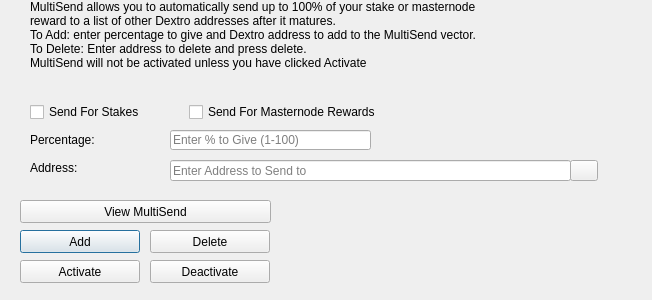
<?xml version="1.0" encoding="UTF-8"?>
<ui version="4.0">
 <class>MultiSendDialog</class>
 <widget class="QDialog" name="MultiSendDialog">
  <property name="windowModality">
   <enum>Qt::NonModal</enum>
  </property>
  <property name="geometry">
   <rect>
    <x>0</x>
    <y>0</y>
    <width>652</width>
    <height>300</height>
   </rect>
  </property>
  <property name="windowTitle">
   <string>MultiSend</string>
  </property>
  <widget class="QLineEdit" name="multiSendPercentEdit">
   <property name="geometry">
    <rect>
     <x>170</x>
     <y>130</y>
     <width>201</width>
     <height>20</height>
    </rect>
   </property>
   <property name="toolTip">
    <string>Enter whole numbers 1 - 100</string>
   </property>
   <property name="placeholderText">
    <string>Enter % to Give (1-100)</string>
   </property>
  </widget>
  <widget class="QLineEdit" name="multiSendAddressEdit">
   <property name="geometry">
    <rect>
     <x>170</x>
     <y>160</y>
     <width>401</width>
     <height>21</height>
    </rect>
   </property>
   <property name="toolTip">
    <string/>
   </property>
   <property name="placeholderText">
    <string>Enter Address to Send to</string>
   </property>
  </widget>
  <widget class="QLabel" name="label_2">
   <property name="geometry">
    <rect>
     <x>30</x>
     <y>0</y>
     <width>451</width>
     <height>121</height>
    </rect>
   </property>
   <property name="lineWidth">
    <number>1</number>
   </property>
   <property name="text">
    <string>MultiSend allows you to automatically send up to 100% of your stake or masternode reward to a list of other Dextro addresses after it matures.
To Add: enter percentage to give and Dextro address to add to the MultiSend vector.
To Delete: Enter address to delete and press delete.
MultiSend will not be activated unless you have clicked Activate</string>
   </property>
   <property name="alignment">
    <set>Qt::AlignLeading|Qt::AlignLeft|Qt::AlignTop</set>
   </property>
   <property name="wordWrap">
    <bool>true</bool>
   </property>
  </widget>
  <widget class="QLabel" name="message">
   <property name="geometry">
    <rect>
     <x>290</x>
     <y>200</y>
     <width>351</width>
     <height>91</height>
    </rect>
   </property>
   <property name="text">
    <string/>
   </property>
  </widget>
  <widget class="QPushButton" name="addButton">
   <property name="geometry">
    <rect>
     <x>20</x>
     <y>230</y>
     <width>120</width>
     <height>23</height>
    </rect>
   </property>
   <property name="toolTip">
    <string/>
   </property>
   <property name="statusTip">
    <string>Add to MultiSend Vector</string>
   </property>
   <property name="text">
    <string>Add</string>
   </property>
  </widget>
  <widget class="QPushButton" name="disableButton">
   <property name="geometry">
    <rect>
     <x>150</x>
     <y>260</y>
     <width>120</width>
     <height>23</height>
    </rect>
   </property>
   <property name="statusTip">
    <string>Deactivate MultiSend</string>
   </property>
   <property name="text">
    <string>Deactivate</string>
   </property>
  </widget>
  <widget class="QPushButton" name="addressBookButton">
   <property name="geometry">
    <rect>
     <x>570</x>
     <y>160</y>
     <width>28</width>
     <height>21</height>
    </rect>
   </property>
   <property name="toolTip">
    <string>Choose an address from the address book</string>
   </property>
   <property name="text">
    <string/>
   </property>
   <property name="icon">
    <iconset resource="../dextro.qrc">
     <normaloff>:/icons/address-book</normaloff>:/icons/address-book</iconset>
   </property>
   <property name="shortcut">
    <string>Alt+A</string>
   </property>
   <property name="autoDefault">
    <bool>false</bool>
   </property>
  </widget>
  <widget class="QLabel" name="label">
   <property name="geometry">
    <rect>
     <x>30</x>
     <y>130</y>
     <width>121</width>
     <height>20</height>
    </rect>
   </property>
   <property name="toolTip">
    <string>Percentage of stake to send</string>
   </property>
   <property name="text">
    <string>Percentage:</string>
   </property>
  </widget>
  <widget class="QLabel" name="label_5">
   <property name="geometry">
    <rect>
     <x>30</x>
     <y>160</y>
     <width>111</width>
     <height>16</height>
    </rect>
   </property>
   <property name="toolTip">
    <string>Address to send portion of stake to</string>
   </property>
   <property name="text">
    <string>Address:</string>
   </property>
  </widget>
  <widget class="QPushButton" name="deleteButton">
   <property name="geometry">
    <rect>
     <x>150</x>
     <y>230</y>
     <width>120</width>
     <height>23</height>
    </rect>
   </property>
   <property name="toolTip">
    <string/>
   </property>
   <property name="statusTip">
    <string>Delete Address From MultiSend Vector</string>
   </property>
   <property name="text">
    <string>Delete</string>
   </property>
  </widget>
  <widget class="QPushButton" name="activateButton">
   <property name="geometry">
    <rect>
     <x>20</x>
     <y>260</y>
     <width>120</width>
     <height>23</height>
    </rect>
   </property>
   <property name="statusTip">
    <string>Activate MultiSend</string>
   </property>
   <property name="text">
    <string>Activate</string>
   </property>
  </widget>
  <widget class="QPushButton" name="viewButton">
   <property name="geometry">
    <rect>
     <x>20</x>
     <y>200</y>
     <width>251</width>
     <height>23</height>
    </rect>
   </property>
   <property name="toolTip">
    <string/>
   </property>
   <property name="statusTip">
    <string>View MultiSend Vector</string>
   </property>
   <property name="text">
    <string>View MultiSend</string>
   </property>
  </widget>
  <widget class="QWidget" name="horizontalLayoutWidget">
   <property name="geometry">
    <rect>
     <x>30</x>
     <y>100</y>
     <width>351</width>
     <height>24</height>
    </rect>
   </property>
   <layout class="QHBoxLayout" name="horizontalLayout">
    <item>
     <widget class="QCheckBox" name="multiSendStakeCheckBox">
      <property name="text">
       <string>Send For Stakes</string>
      </property>
     </widget>
    </item>
    <item>
     <widget class="QCheckBox" name="multiSendMasternodeCheckBox">
      <property name="text">
       <string>Send For Masternode Rewards</string>
      </property>
     </widget>
    </item>
   </layout>
  </widget>
 </widget>
 <resources>
  <include location="../dextro.qrc"/>
 </resources>
 <connections/>
</ui>
